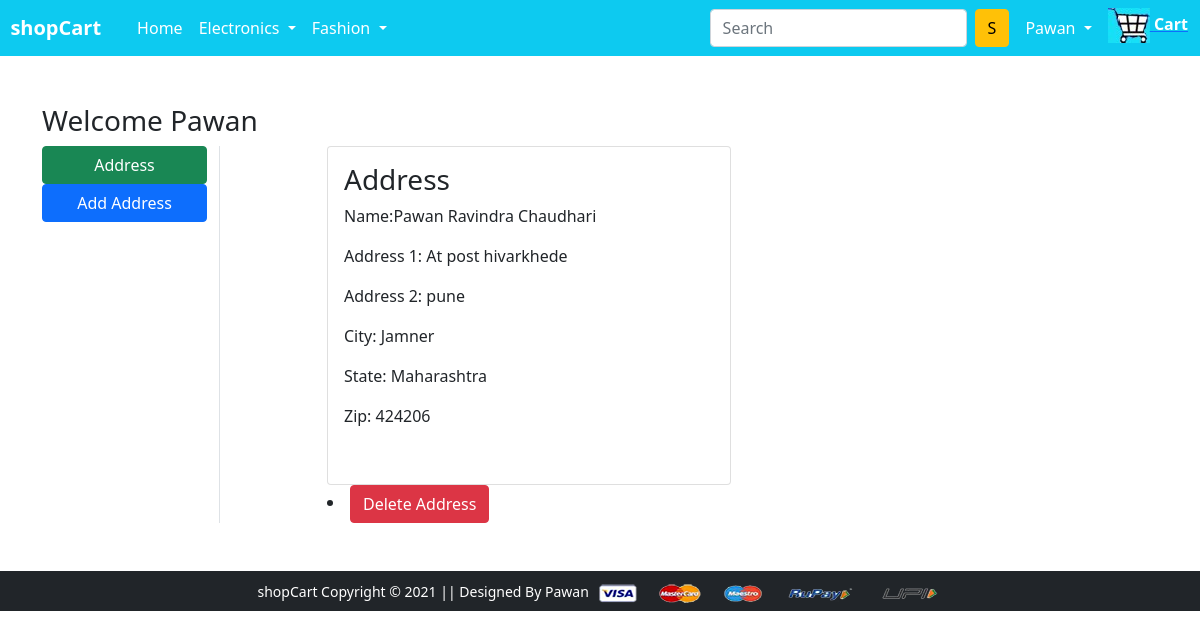
The app's page /show_address/ (signed in), older data.
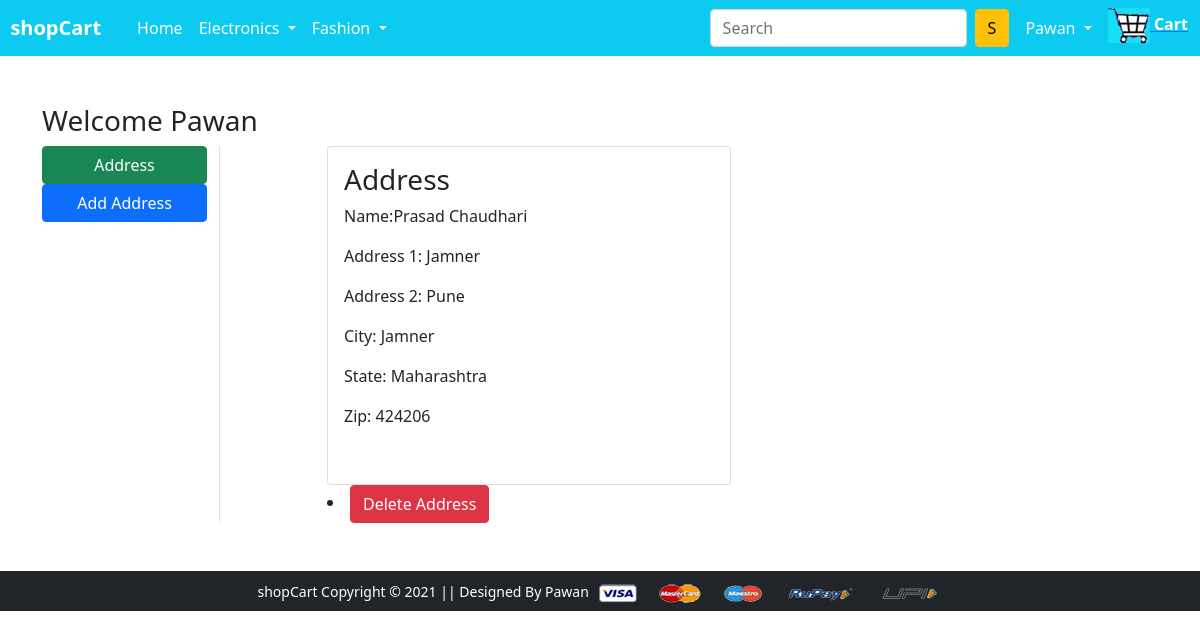
The same page, newer data.
### app/models.py (models this page shows, shortened)
class UserInfo(models.Model):
    username = models.CharField(max_length=20,primary_key=True)
    password = models.CharField(max_length=20)
    status = models.CharField(max_length=10, default="")
    class Meta:
        db_table = "UserInfo"
    def __str__(self):
        return self.username

class Profile(models.Model):
    user = models.ForeignKey(UserInfo, on_delete=CASCADE)
    name = models.CharField(max_length=30)
    address = models.CharField(max_length=500)
    address2 = models.CharField(max_length=500)
    city = models.CharField(max_length=20)
    state = models.CharField(max_length=20)
    zip = models.IntegerField()
    class Meta:
        db_table = "Profile"

### app/views.py (the view)
# urls.py: path('show_address/', views.show_address),
def show_address(request):
    if(request.method == "GET"):
        ele = Electronics.objects.all()
        fashion = Fashion.objects.all()
        user = UserInfo.objects.get(username = request.session["uname"])
        add = Profile.objects.filter(user = user)
        return render (request, "address.html", {"ele":ele, "fashion":fashion, "add":add, "user":user})

### app/templates/address.html (shortened to what this page needs)
{% extends 'base.html' %}
{% load static %}
{% block main-content %}
<div class="container my-5">
  <div class="row">
    <h3>Welcome {{user}}</h3>
    <div class="col-sm-2 border-end">
      <ul class="list-unstyled">
        <li class="d-grid"><a href="/show_address" class="btn btn-success">Address</a></li>
        <li class="d-grid"><a href="/profile" class="btn btn-primary">Add Address</a></li>
      </ul>
    </div>
    <div class="col-sm-9 offset-sm-1">
      <div class="row">
        {% for data in add %}
        <div class="col-sm-6">
          <div class="card">
            <div class="card-body">
              <h3>Address </h3>
              <p>Name:{{data.name}}</p>
              <p>Address 1: {{data.address}}</p>
              <p>Address 2: {{data.address2}}</p>
              <p>City: {{data.city}}</p>
              <p>State: {{data.state}}</p>
              <p>Zip: {{data.zip}}</p><br>
            </div>
          </div>
        </div>
        <li><a href="/delete_address" class="btn btn-danger">Delete Address</a></li>
        {%endfor%}
      </div>
    </div>
  </div>
</div>
{% endblock main-content %}

### app/templates/base.html (shortened to what this page needs)
<!doctype html>
{% load static %}
<html lang="en">
<head>
  <link href="https://cdn.jsdelivr.net/npm/bootstrap@5.0.0-beta1/dist/css/bootstrap.min.css" rel="stylesheet"
>
  <link rel="stylesheet" href="{% static 'app/css/owl.carousel.min.css' %}">
  <link rel="stylesheet" href="{% static 'app/css/all.min.css' %}">
  <link rel="stylesheet" href="{% static 'app/css/style.css' %}">
</head>
<body>
  <nav class="navbar navbar-expand-lg navbar-dark bg-info">
    <b><a class="navbar-brand" href="#">&nbsp shopCart</a></b>
    <div class="container">
      <div class="collapse navbar-collapse" id="navbarSupportedContent">
        <ul class="navbar-nav me-auto mb-2 mb-lg-0">
          <li class="nav-item">
            <a class="nav-link active" aria-current="page" href="/">Home</a>
          </li>
          <li class="nav-item dropdown">
            <a class="nav-link dropdown-toggle text-white" href="#" id="electronicsDropdown" role="button"
              data-bs-toggle="dropdown" aria-expanded="false">
              Electronics
            </a>
          </li>
          <li class="nav-item dropdown">
            <a class="nav-link dropdown-toggle text-white" href="#" id="fashionDropdown" role="button"
              data-bs-toggle="dropdown" aria-expanded="false">
              Fashion
            </a>
          </li>
        </ul>
        <form action="/search" method="GET" class="d-flex">
          <input class="form-control me-2" type="search" placeholder="Search" aria-label="Search" name="query"
            id="query">
          <button class="btn btn-warning" type="submit">S</button>
        </form>
        <div>
          <ul class="navbar-nav me-auto mb-2 mb-lg-0">
            {%if "uname" in request.session%}
            <li class="nav-item dropdown mx-2">
              <a class="nav-link dropdown-toggle text-white" href="#" id="profileDropdown" role="button"
                data-bs-toggle="dropdown" aria-expanded="false">
                {{request.session.uname}}
              </a>
            </li>
            <a href="/show_cart">
              <img class="img-fluid" src="{% static 'app/images/banner/cart4.jpg' %}" />
              <b><span style="color: white;">Cart</span></b>
            </a>
            {%endif%}
          </ul>
        </div>
      </div>
    </div>
  </nav>
  {% block main-content %} {% endblock main-content %}
  <footer class="container-fluid bg-dark text-center p-2 mt-5">
    <small class="text-white">shopCart Copyright &copy; 2021 || Designed By Pawan </small>
    <img src="{% static 'app/images/payment.png' %}" alt="" srcset="" class="img-fluid" height="2px">
  </footer>
</body>
</html>

Row changes from the older to the newer data that the page shows:
removed Profile: name "Pawan Ravindra Chaudhari", address "At post hivarkhede", address2 "pune", city "Jamner", state "Maharashtra", zip "424206"
added Profile: name "Prasad Chaudhari", address "Jamner", address2 "Pune", city "Jamner", state "Maharashtra", zip "424206"
